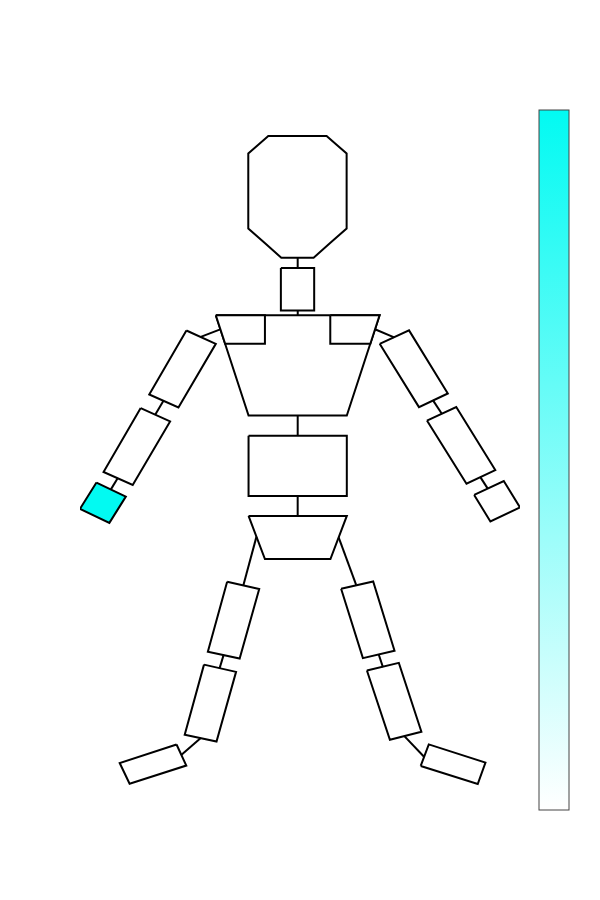
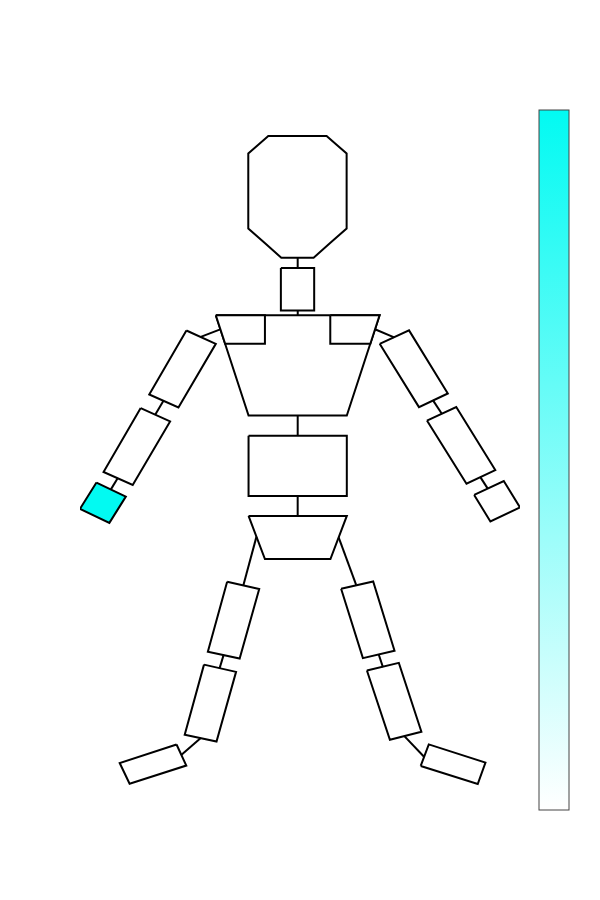

The notebook cell saved with these charts, in order:
### Code cell
print("Body Heatmap for decoder G x-axis")
# Plot for Decoder G

# Retrieve and reshape data 
coefficientsModel_x = modelG_dict['Coeff'][0]

coefficientsModel_x_reshaped = coefficientsModel_x.reshape(1,3)

# Sum all coefficients across all rotations and positions for each rigid body and normalise
coefficientsModelSumDOF = np.sum(np.abs(coefficientsModel_x_reshaped),1)
coefficientsModelSumDOF = coefficientsModelSumDOF / sum(coefficientsModelSumDOF)


# Create a list with all rigid bodies in skeleton and set rigid bodies that don't have components to 0
coefficients_X = np.zeros((19))
coefficients_X[8] = coefficientsModelSumDOF


# Normalise so the max value is 1
coefficients_X = coefficients_X/ max(coefficients_X)




# Set location and import body parts ( list of names of bodies that coefficients correspond to)


# Extract shape data from the svg file
elements,points,pathElements,bodyPartMapping = extractShapesFromSVG(location=location,parts=bodyParts)

# Set colours for each coefficient

colours = [get_color_hex(i,white,decoderGColor) for i in coefficients_X]

print(colours)
# Draw the object 
drawObject(points,elements,colours,bodyPartMapping,saveGameLocation+"_bodySchematic_decoderG_xAxis.svg",lightColor = whiteColorBar, darkColor = decoderGColorbar)
#print(coefficients_E_X)


print("Body Heatmap for decoder G y-axis")
# Plot for Y axis

# Retrieve and reshape data 
coefficientsModel_y = modelG_dict['Coeff'][1]

coefficientsModel_y_reshaped = coefficientsModel_y.reshape(1,3)

# Sum all coefficients across all rotations and positions for each rigid body and normalise
coefficientsModelSumDOF = np.sum(np.abs(coefficientsModel_y_reshaped),1)
coefficientsModelSumDOF = coefficientsModelSumDOF / sum(coefficientsModelSumDOF)


# Create a list with all rigid bodies in skeleton and set rigid bodies that don't have components to 0
coefficients_Y = np.zeros((19))
coefficients_Y[8] = coefficientsModelSumDOF


# Normalise so the max value is 1
coefficients_Y = coefficients_Y/ max(coefficients_Y)

# Set location and import body parts ( list of names of bodies that coefficients correspond to)


# Extract shape data from the svg file
elements,points,pathElements,bodyPartMapping = extractShapesFromSVG(location=location,parts=bodyParts)

# Set colours for each coefficient

colours = [get_color_hex(i,white,decoderGColor) for i in coefficients_Y]

print(colours)
# Draw the object 
drawObject(points,elements,colours,bodyPartMapping,saveGameLocation+"_bodySchematic_decoderG_yAxis.svg",lightColor = whiteColorBar, darkColor = decoderGColorbar )
#print(coefficients_E_X)

### Figure 1 — Plotly figure (JSON) as saved in the notebook; plotly's stock layout.template omitted (floating-point values rounded to 4 significant figures)
{"data": [{"hoverinfo": "none", "marker": {"cmax": 1, "cmin": 0, "colorbar": {"tickvals": [], "title": {"text": ""}}, "colorscale": [[0, "rgb(255, 255, 255)"], [1, "rgb(2,250,242)"]]}, "mode": "markers", "type": "scatter", "x": [null], "y": [null]}, {"fill": "toself", "fillcolor": "#000000", "line": {"color": "#000000", "width": 2}, "mode": "lines", "type": "scatter", "x": [107.5, 110.5, 112.8], "y": [-167.4, -176.5, -184.0]}, {"fill": "toself", "fillcolor": "#ffffff", "line": {"color": "#000000", "width": 2}, "mode": "lines", "type": "scatter", "x": [89.87, 100.0, 100.0, 89.87, 89.87], "y": [-73.58, -73.58, -88.36, -88.36, -73.58]}, {"fill": "toself", "fillcolor": "#ffffff", "line": {"color": "#000000", "width": 2}, "mode": "lines", "type": "scatter", "x": [61.03, 70, 58.59, 49.68, 61.03], "y": [-95.35, -100, -122.2, -117.6, -95.35]}, {"fill": "toself", "fillcolor": "#ffffff", "line": {"color": "#000000", "width": 2}, "mode": "lines", "type": "scatter", "x": [120.0, 129.0, 140.8, 132.0, 120.0], "y": [-99.98, -95.29, -117.3, -122.0, -99.98]}, {"fill": "toself", "fillcolor": "#ffffff", "line": {"color": "#000000", "width": 2}, "mode": "lines", "type": "scatter", "x": [47.07, 56.05, 44.64, 35.73, 47.07], "y": [-122.4, -127.0, -149.2, -144.7, -122.4]}, {"fill": "toself", "fillcolor": "#ffffff", "line": {"color": "#000000", "width": 2}, "mode": "lines", "type": "scatter", "x": [134.5, 143.4, 155.3, 146.5, 134.5], "y": [-126.7, -122.0, -144.0, -148.8, -126.7]}, {"fill": "toself", "fillcolor": "#ffffff", "line": {"color": "#000000", "width": 2}, "mode": "lines", "type": "scatter", "x": [80, 110, 110, 80, 80], "y": [-132, -132, -153, -153, -132]}, {"fill": "toself", "fillcolor": "#000000", "line": {"color": "#000000", "width": 2}, "mode": "lines", "type": "scatter", "x": [65.41, 71.35, 71.35], "y": [-97.57, -94.95, -94.95]}, {"fill": "toself", "fillcolor": "#000000", "line": {"color": "#000000", "width": 2}, "mode": "lines", "type": "scatter", "x": [124.4, 118.6, 118.6], "y": [-97.73, -94.9, -94.9]}, {"fill": "toself", "fillcolor": "#ffffff", "line": {"color": "#000000", "width": 2}, "mode": "lines", "type": "scatter", "x": [80, 85, 105, 110, 80], "y": [-160, -175, -175, -160, -160]}, {"fill": "toself", "fillcolor": "#000000", "line": {"color": "#000000", "width": 2}, "mode": "lines", "type": "scatter", "x": [40.08, 38.92, 37.97], "y": [-146.8, -149.0, -150.7]}, {"fill": "toself", "fillcolor": "#000000", "line": {"color": "#000000", "width": 2}, "mode": "lines", "type": "scatter", "x": [150.7, 152.0, 153.0], "y": [-146.4, -148.6, -150.4]}, {"fill": "toself", "fillcolor": "#000000", "line": {"color": "#000000", "width": 2}, "mode": "lines", "type": "scatter", "x": [95.0, 95.0], "y": [-69.88, -73.68]}, {"fill": "toself", "fillcolor": "#000000", "line": {"color": "#000000", "width": 2}, "mode": "lines", "type": "scatter", "x": [95.01, 95.01], "y": [-88.37, -90.09]}, {"fill": "toself", "fillcolor": "#000000", "line": {"color": "#000000", "width": 2}, "mode": "lines", "type": "scatter", "x": [95.0, 95.0], "y": [-124.7, -132.1]}, {"fill": "toself", "fillcolor": "#000000", "line": {"color": "#000000", "width": 2}, "mode": "lines", "type": "scatter", "x": [136.3, 137.8, 139.0], "y": [-119.6, -122.2, -124.3]}, {"fill": "toself", "fillcolor": "#000000", "line": {"color": "#000000", "width": 2}, "mode": "lines", "type": "scatter", "x": [95.0, 95.0], "y": [-153.0, -160.0]}, {"fill": "toself", "fillcolor": "#000000", "line": {"color": "#000000", "width": 2}, "mode": "lines", "type": "scatter", "x": [54.07, 52.68, 51.54], "y": [-119.8, -122.4, -124.6]}, {"fill": "toself", "fillcolor": "#ffffff", "line": {"color": "#000000", "width": 2}, "mode": "lines", "type": "scatter", "x": [108.3, 118.0, 124.6, 114.9, 108.3], "y": [-185.4, -182.8, -207.0, -209.6, -185.4]}, {"fill": "toself", "fillcolor": "#ffffff", "line": {"color": "#000000", "width": 2}, "mode": "lines", "type": "scatter", "x": [116.1, 125.9, 132.8, 123.2, 116.1], "y": [-213.9, -211.2, -235.3, -238.0, -213.9]}, {"fill": "toself", "fillcolor": "#000000", "line": {"color": "#000000", "width": 2}, "mode": "lines", "type": "scatter", "x": [82.42, 80.22, 78.4], "y": [-167.2, -176.6, -184.2]}, {"fill": "toself", "fillcolor": "#ffffff", "line": {"color": "#000000", "width": 2}, "mode": "lines", "type": "scatter", "x": [73.46, 83.25, 77.29, 67.58, 73.46], "y": [-182.9, -185.4, -209.7, -207.3, -182.9]}, {"fill": "toself", "fillcolor": "#ffffff", "line": {"color": "#000000", "width": 2}, "mode": "lines", "type": "scatter", "x": [66.4, 76.19, 70.22, 60.51, 66.4], "y": [-211.8, -214.4, -238.6, -236.2, -211.8]}, {"fill": "toself", "fillcolor": "#000000", "line": {"color": "#000000", "width": 2}, "mode": "lines", "type": "scatter", "x": [72.41, 71.71, 71.13], "y": [-208.3, -211.0, -213.2]}, {"fill": "toself", "fillcolor": "#000000", "line": {"color": "#000000", "width": 2}, "mode": "lines", "type": "scatter", "x": [119.7, 120.4, 121.0], "y": [-208.1, -210.7, -212.7]}, {"fill": "toself", "fillcolor": "#ffffff", "line": {"color": "#000000", "width": 2}, "mode": "lines", "type": "scatter", "x": [132.6, 135.0, 152.3, 150.0, 132.6], "y": [-247.1, -239.6, -246.0, -253.4, -247.1]}, {"fill": "toself", "fillcolor": "#000000", "line": {"color": "#000000", "width": 2}, "mode": "lines", "type": "scatter", "x": [127.6, 130.9, 133.6], "y": [-236.8, -240.7, -244.0]}, {"fill": "toself", "fillcolor": "#ffffff", "line": {"color": "#000000", "width": 2}, "mode": "lines", "type": "scatter", "x": [58.02, 60.99, 43.68, 40.66, 58.02], "y": [-239.7, -247.0, -253.3, -246.1, -239.7]}, {"fill": "toself", "fillcolor": "#000000", "line": {"color": "#000000", "width": 2}, "mode": "lines", "type": "scatter", "x": [65.41, 62.13, 59.44], "y": [-237.4, -240.7, -243.3]}, {"fill": "toself", "fillcolor": "#ffffff", "line": {"color": "#000000", "width": 2}, "mode": "lines", "type": "scatter", "x": [84.96, 79.92, 79.92, 79.92, 82.98, 86.03, 94.93, 103.8, 106.9, 109.9, 109.9, 109.9, 104.9, 99.87, 94.93, 90.0, 84.96], "y": [-64.86, -59.76, -46.7, -33.64, -30.59, -27.53, -27.53, -27.53, -30.59, -33.64, -46.7, -59.76, -64.86, -69.95, -69.95, -69.95, -64.86]}, {"fill": "toself", "fillcolor": "#02faf2", "line": {"color": "#000000", "width": 2}, "mode": "lines", "type": "scatter", "x": [33.56, 42.53, 37.51, 28.54, 33.56], "y": [-148.3, -153.3, -162.4, -157.5, -148.3]}, {"fill": "toself", "fillcolor": "#ffffff", "line": {"color": "#000000", "width": 2}, "mode": "lines", "type": "scatter", "x": [70, 120, 110, 80, 70], "y": [-90, -90, -125, -125, -90]}, {"fill": "toself", "fillcolor": "#ffffff", "line": {"color": "#000000", "width": 2}, "mode": "lines", "type": "scatter", "x": [70, 85, 85, 72.85, 70], "y": [-90, -90, -100, -100, -90]}, {"fill": "toself", "fillcolor": "#ffffff", "line": {"color": "#000000", "width": 2}, "mode": "lines", "type": "scatter", "x": [105.0, 120, 117.2, 105.0, 105.0], "y": [-90, -90, -100, -100, -90]}, {"fill": "toself", "fillcolor": "#ffffff", "line": {"color": "#000000", "width": 2}, "mode": "lines", "type": "scatter", "x": [148.9, 157.9, 162.9, 153.8, 148.9], "y": [-152.7, -147.8, -157.0, -161.9, -152.7]}], "layout": {"height": 900, "showlegend": false, "width": 600, "xaxis": {"showgrid": false, "showline": false, "showticklabels": false, "ticks": "", "zeroline": false}, "yaxis": {"showgrid": false, "showline": false, "showticklabels": false, "ticks": "", "zeroline": false}}}

### Figure 2 — Plotly figure (JSON) as saved in the notebook; plotly's stock layout.template omitted (floating-point values rounded to 4 significant figures)
{"data": [{"hoverinfo": "none", "marker": {"cmax": 1, "cmin": 0, "colorbar": {"tickvals": [], "title": {"text": ""}}, "colorscale": [[0, "rgb(255, 255, 255)"], [1, "rgb(2,250,242)"]]}, "mode": "markers", "type": "scatter", "x": [null], "y": [null]}, {"fill": "toself", "fillcolor": "#000000", "line": {"color": "#000000", "width": 2}, "mode": "lines", "type": "scatter", "x": [107.5, 110.5, 112.8], "y": [-167.4, -176.5, -184.0]}, {"fill": "toself", "fillcolor": "#ffffff", "line": {"color": "#000000", "width": 2}, "mode": "lines", "type": "scatter", "x": [89.87, 100.0, 100.0, 89.87, 89.87], "y": [-73.58, -73.58, -88.36, -88.36, -73.58]}, {"fill": "toself", "fillcolor": "#ffffff", "line": {"color": "#000000", "width": 2}, "mode": "lines", "type": "scatter", "x": [61.03, 70, 58.59, 49.68, 61.03], "y": [-95.35, -100, -122.2, -117.6, -95.35]}, {"fill": "toself", "fillcolor": "#ffffff", "line": {"color": "#000000", "width": 2}, "mode": "lines", "type": "scatter", "x": [120.0, 129.0, 140.8, 132.0, 120.0], "y": [-99.98, -95.29, -117.3, -122.0, -99.98]}, {"fill": "toself", "fillcolor": "#ffffff", "line": {"color": "#000000", "width": 2}, "mode": "lines", "type": "scatter", "x": [47.07, 56.05, 44.64, 35.73, 47.07], "y": [-122.4, -127.0, -149.2, -144.7, -122.4]}, {"fill": "toself", "fillcolor": "#ffffff", "line": {"color": "#000000", "width": 2}, "mode": "lines", "type": "scatter", "x": [134.5, 143.4, 155.3, 146.5, 134.5], "y": [-126.7, -122.0, -144.0, -148.8, -126.7]}, {"fill": "toself", "fillcolor": "#ffffff", "line": {"color": "#000000", "width": 2}, "mode": "lines", "type": "scatter", "x": [80, 110, 110, 80, 80], "y": [-132, -132, -153, -153, -132]}, {"fill": "toself", "fillcolor": "#000000", "line": {"color": "#000000", "width": 2}, "mode": "lines", "type": "scatter", "x": [65.41, 71.35, 71.35], "y": [-97.57, -94.95, -94.95]}, {"fill": "toself", "fillcolor": "#000000", "line": {"color": "#000000", "width": 2}, "mode": "lines", "type": "scatter", "x": [124.4, 118.6, 118.6], "y": [-97.73, -94.9, -94.9]}, {"fill": "toself", "fillcolor": "#ffffff", "line": {"color": "#000000", "width": 2}, "mode": "lines", "type": "scatter", "x": [80, 85, 105, 110, 80], "y": [-160, -175, -175, -160, -160]}, {"fill": "toself", "fillcolor": "#000000", "line": {"color": "#000000", "width": 2}, "mode": "lines", "type": "scatter", "x": [40.08, 38.92, 37.97], "y": [-146.8, -149.0, -150.7]}, {"fill": "toself", "fillcolor": "#000000", "line": {"color": "#000000", "width": 2}, "mode": "lines", "type": "scatter", "x": [150.7, 152.0, 153.0], "y": [-146.4, -148.6, -150.4]}, {"fill": "toself", "fillcolor": "#000000", "line": {"color": "#000000", "width": 2}, "mode": "lines", "type": "scatter", "x": [95.0, 95.0], "y": [-69.88, -73.68]}, {"fill": "toself", "fillcolor": "#000000", "line": {"color": "#000000", "width": 2}, "mode": "lines", "type": "scatter", "x": [95.01, 95.01], "y": [-88.37, -90.09]}, {"fill": "toself", "fillcolor": "#000000", "line": {"color": "#000000", "width": 2}, "mode": "lines", "type": "scatter", "x": [95.0, 95.0], "y": [-124.7, -132.1]}, {"fill": "toself", "fillcolor": "#000000", "line": {"color": "#000000", "width": 2}, "mode": "lines", "type": "scatter", "x": [136.3, 137.8, 139.0], "y": [-119.6, -122.2, -124.3]}, {"fill": "toself", "fillcolor": "#000000", "line": {"color": "#000000", "width": 2}, "mode": "lines", "type": "scatter", "x": [95.0, 95.0], "y": [-153.0, -160.0]}, {"fill": "toself", "fillcolor": "#000000", "line": {"color": "#000000", "width": 2}, "mode": "lines", "type": "scatter", "x": [54.07, 52.68, 51.54], "y": [-119.8, -122.4, -124.6]}, {"fill": "toself", "fillcolor": "#ffffff", "line": {"color": "#000000", "width": 2}, "mode": "lines", "type": "scatter", "x": [108.3, 118.0, 124.6, 114.9, 108.3], "y": [-185.4, -182.8, -207.0, -209.6, -185.4]}, {"fill": "toself", "fillcolor": "#ffffff", "line": {"color": "#000000", "width": 2}, "mode": "lines", "type": "scatter", "x": [116.1, 125.9, 132.8, 123.2, 116.1], "y": [-213.9, -211.2, -235.3, -238.0, -213.9]}, {"fill": "toself", "fillcolor": "#000000", "line": {"color": "#000000", "width": 2}, "mode": "lines", "type": "scatter", "x": [82.42, 80.22, 78.4], "y": [-167.2, -176.6, -184.2]}, {"fill": "toself", "fillcolor": "#ffffff", "line": {"color": "#000000", "width": 2}, "mode": "lines", "type": "scatter", "x": [73.46, 83.25, 77.29, 67.58, 73.46], "y": [-182.9, -185.4, -209.7, -207.3, -182.9]}, {"fill": "toself", "fillcolor": "#ffffff", "line": {"color": "#000000", "width": 2}, "mode": "lines", "type": "scatter", "x": [66.4, 76.19, 70.22, 60.51, 66.4], "y": [-211.8, -214.4, -238.6, -236.2, -211.8]}, {"fill": "toself", "fillcolor": "#000000", "line": {"color": "#000000", "width": 2}, "mode": "lines", "type": "scatter", "x": [72.41, 71.71, 71.13], "y": [-208.3, -211.0, -213.2]}, {"fill": "toself", "fillcolor": "#000000", "line": {"color": "#000000", "width": 2}, "mode": "lines", "type": "scatter", "x": [119.7, 120.4, 121.0], "y": [-208.1, -210.7, -212.7]}, {"fill": "toself", "fillcolor": "#ffffff", "line": {"color": "#000000", "width": 2}, "mode": "lines", "type": "scatter", "x": [132.6, 135.0, 152.3, 150.0, 132.6], "y": [-247.1, -239.6, -246.0, -253.4, -247.1]}, {"fill": "toself", "fillcolor": "#000000", "line": {"color": "#000000", "width": 2}, "mode": "lines", "type": "scatter", "x": [127.6, 130.9, 133.6], "y": [-236.8, -240.7, -244.0]}, {"fill": "toself", "fillcolor": "#ffffff", "line": {"color": "#000000", "width": 2}, "mode": "lines", "type": "scatter", "x": [58.02, 60.99, 43.68, 40.66, 58.02], "y": [-239.7, -247.0, -253.3, -246.1, -239.7]}, {"fill": "toself", "fillcolor": "#000000", "line": {"color": "#000000", "width": 2}, "mode": "lines", "type": "scatter", "x": [65.41, 62.13, 59.44], "y": [-237.4, -240.7, -243.3]}, {"fill": "toself", "fillcolor": "#ffffff", "line": {"color": "#000000", "width": 2}, "mode": "lines", "type": "scatter", "x": [84.96, 79.92, 79.92, 79.92, 82.98, 86.03, 94.93, 103.8, 106.9, 109.9, 109.9, 109.9, 104.9, 99.87, 94.93, 90.0, 84.96], "y": [-64.86, -59.76, -46.7, -33.64, -30.59, -27.53, -27.53, -27.53, -30.59, -33.64, -46.7, -59.76, -64.86, -69.95, -69.95, -69.95, -64.86]}, {"fill": "toself", "fillcolor": "#02faf2", "line": {"color": "#000000", "width": 2}, "mode": "lines", "type": "scatter", "x": [33.56, 42.53, 37.51, 28.54, 33.56], "y": [-148.3, -153.3, -162.4, -157.5, -148.3]}, {"fill": "toself", "fillcolor": "#ffffff", "line": {"color": "#000000", "width": 2}, "mode": "lines", "type": "scatter", "x": [70, 120, 110, 80, 70], "y": [-90, -90, -125, -125, -90]}, {"fill": "toself", "fillcolor": "#ffffff", "line": {"color": "#000000", "width": 2}, "mode": "lines", "type": "scatter", "x": [70, 85, 85, 72.85, 70], "y": [-90, -90, -100, -100, -90]}, {"fill": "toself", "fillcolor": "#ffffff", "line": {"color": "#000000", "width": 2}, "mode": "lines", "type": "scatter", "x": [105.0, 120, 117.2, 105.0, 105.0], "y": [-90, -90, -100, -100, -90]}, {"fill": "toself", "fillcolor": "#ffffff", "line": {"color": "#000000", "width": 2}, "mode": "lines", "type": "scatter", "x": [148.9, 157.9, 162.9, 153.8, 148.9], "y": [-152.7, -147.8, -157.0, -161.9, -152.7]}], "layout": {"height": 900, "showlegend": false, "width": 600, "xaxis": {"showgrid": false, "showline": false, "showticklabels": false, "ticks": "", "zeroline": false}, "yaxis": {"showgrid": false, "showline": false, "showticklabels": false, "ticks": "", "zeroline": false}}}
